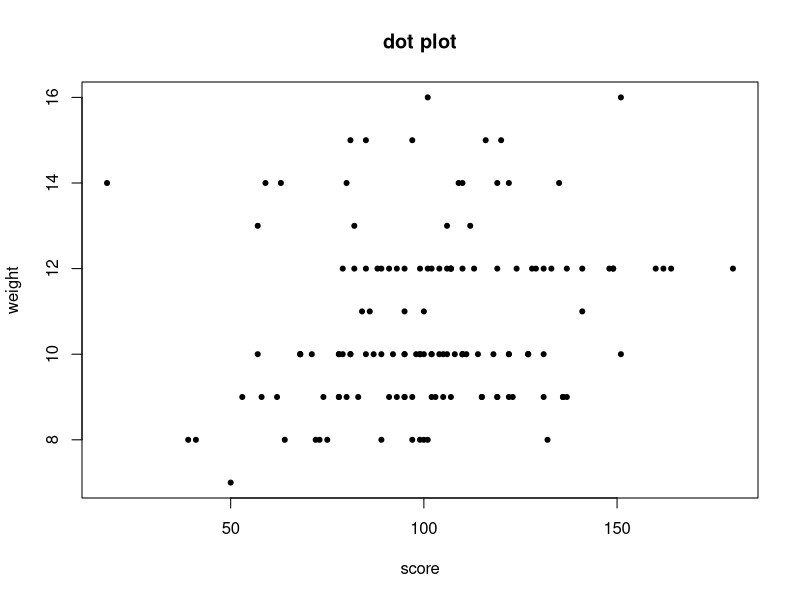
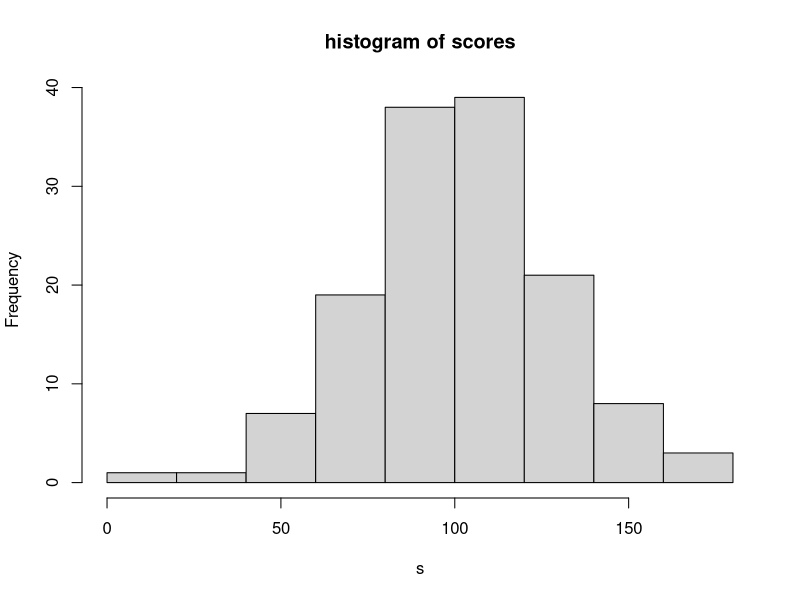
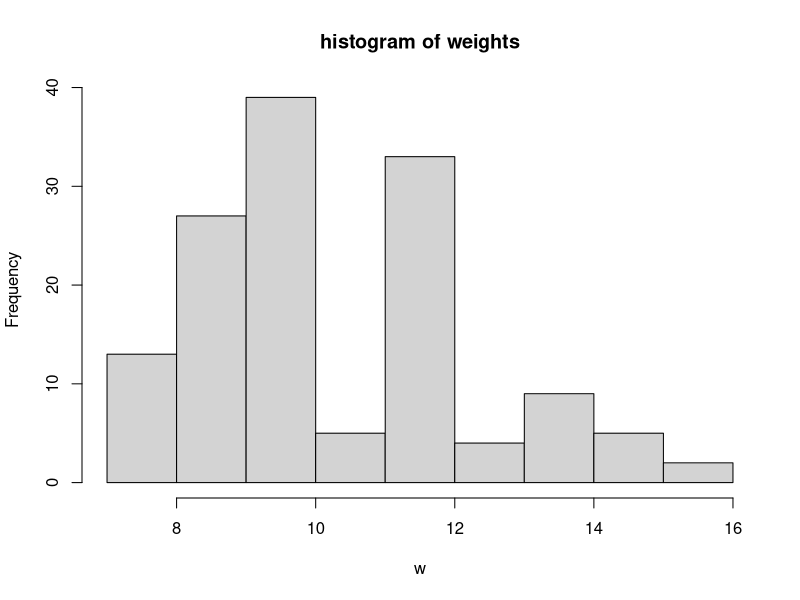

Recreate these plots in R, in order.
## ---- chunk 1
bldata=read.table("bldata.txt",header=T)
plot(bldata,pch=20,main="dot plot")
s=bldata$score
w=bldata$weight
#mean(s)
#mean(w)
#sd(s)
#sd(w)
hist(s,main="histogram of scores")
hist(w,main="histogram of weights")
#boxplot(s)
#boxplot(w)
#quantile(s,c(0.25,0.5,0.75))
#quantile(w,0.5)
#table(bldata)
#prop.table(s)
#cut(w, c(0,10,20), include.lowest=TRUE)
lw=split(bldata, cut(bldata$weight, c(0,10,20), include.lowest=TRUE))
#lw[[1]]

m=mean(s) #mean score of all
m1=mean(lw[[1]]$score) #mean score of using ball below or equal to 10
m2=mean(lw[[2]]$score) #mean score of using ball above 10

ls=split(bldata, cut(bldata$score, c(0,99,300), include.lowest=TRUE))
p=length(ls[[2]]$score)/137 #total proportion of getting a 100+
#length(ls[[1]]$score)/137

ls1=split(lw[[1]],cut(lw[[1]]$score,c(0,99,300),include.lowest=TRUE))
#use 10 or below, get 100+
p1=length(ls1[[2]]$score)/(length(ls1[[1]]$score)+length(ls1[[2]]$score))
#length(ls1[[2]]$score)/length(lw[[1]]$score)
ls2=split(lw[[2]],cut(lw[[2]]$score,c(0,99,300),include.lowest=TRUE))
#use 11 or above, get 100+
p2=length(ls2[[2]]$score)/(length(ls2[[1]]$score)+length(ls2[[2]]$score))
#length(ls1[[2]]$score)/length(lw[[2]]$score)
n=length(s)
stds=sd(s)
## ---- chunk 2
cat("H0: the mean score of the population is 100.\n")
cat("H1: the mean score of the population is not 100.\n")
zsc=(m-100)/(stds/sqrt(n))
cat("z score for the score is: ", zsc, "\n")
za2=-qnorm(0.025) #z a/2, a=0.95
cat("use alpha = 0.95, z a/2 is: ", za2, "\n")
 #z is smaller than za2, so H0 accepted, mean == 100
cat("z is smaller than za2, so H0 accepted, mean == 100.\n ")
ta2=qt(0.975,df=n-1)
cat("Confidence Interval for mean score: (",m-ta2*stds/sqrt(n),m+ta2*stds/sqrt(n),")\n")
#t.test(s, y = NULL, alternative = c("two.sided", "less", "greater"), mu = 100, paired =
#FALSE, var.equal = FALSE, conf.level = 0.95)
## ---- chunk 3
X = length(ls[[2]]$score) #the number of trials that higher than 100
p0 = 0.5 #Testing if the probability is larger than 0.5

p = X/n #calculate p1

z = -qnorm(0.025); #calculate the rejection area

SEp = sqrt(p*(1-p)/n) #calculate the standard deviation 

Z = (p-p0)/SEp #Calculate the actual Z value

result = Z>z;
cat("H0: Total probability of getting a 100 or above is 0.5\n")
cat("H1: Total probability of getting a 100 or above is not 0.5\n")
cat("Reject H0: ",result);
cat("\n")
#Calculate the confidence interval
lowerBound = p-z*SEp;
upperBound = p+z*SEp;

cat("Confidence Interval: (",lowerBound," , ",upperBound,")")
## ---- chunk 4
n1=length(lw[[1]]$score)
n2=length(lw[[2]]$score)
cat("Confidence Interval for p1-p2: (",p1-p2-za2*sqrt(p1*(1-p1)/n1+p2*(1-p2)/n2),p1-p2+za2*sqrt(p1*(1-p1)/n1+p2*(1-p2)/n2),")\n")
zsc2=(p1-p2)/(sqrt(p*(1-p))*sqrt(1/n1+1/n2))
cat("z score for p1-p2 is: ", zsc2, "\n")
za=-qnorm(0.05)
cat("use alpha = 0.95, -z a is: ", -za, "\n")
cat("zsc2 < -za, we reject H0 so that p1 < p2 is accepted.\n")
#zsc2 < -za, we reject H0 so that p1 < p2 is accepted
## ---- chunk 5
std1=sd(lw[[1]]$score)
std2=sd(lw[[2]]$score)
cat("Confidence Interval for m1-m2: (",m1-m2-za2*sqrt(std1^2/n1+std2^2/n2),m1-m2+za2*sqrt(std1^2/n1+std2^2/n2),")\n")
zsc3=(m1-m2)/sqrt(std1^2/n1+std2^2/n2)
cat("z score for m1-m2 is: ", zsc3, "\n")
cat("use alpha = 0.95, -z a is: ", -za, "\n") # Z<=-za, so the null hypo is rejected, so that m1 < m2
cat("z score <= -za, so the null hypo is rejected, so that m1 < m2\n")
